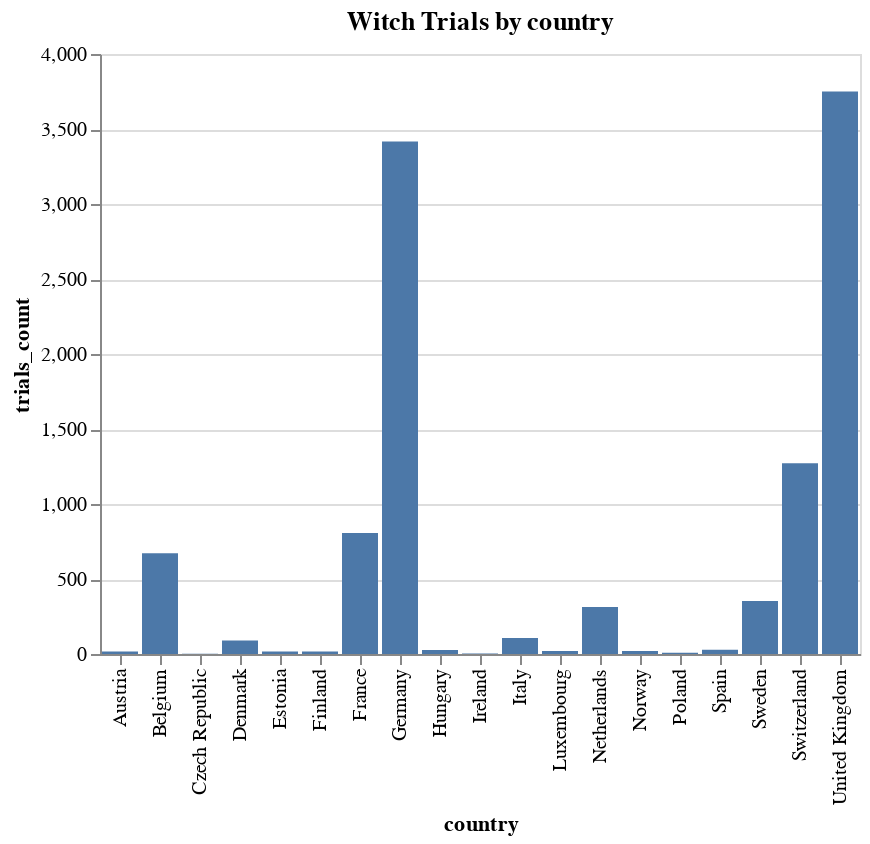

Notebook code for this chart:
### Code cell
# chart by altair
alt.Chart(trials_by_country).mark_bar().encode(
    x=alt.X('country'),
    y=alt.Y('trials_count'),
).properties(
    title={
        'text': 'Witch Trials by country',
    }
)

### Figure 1 — Vega-Lite specification as saved in the notebook (floating-point values rounded to 4 significant figures)
{"$schema": "https://vega.github.io/schema/vega-lite/v4.17.0.json", "config": {"view": {"continuousHeight": 300, "continuousWidth": 400}}, "data": {"name": "data-ae1bbd4ebbe4e016cd4546c093a3963b"}, "datasets": {"data-ae1bbd4ebbe4e016cd4546c093a3963b": [{"country": "Austria", "trials_count": 16}, {"country": "Belgium", "trials_count": 671}, {"country": "Czech Republic", "trials_count": 1}, {"country": "Denmark", "trials_count": 90}, {"country": "Estonia", "trials_count": 17}, {"country": "Finland", "trials_count": 17}, {"country": "France", "trials_count": 807}, {"country": "Germany", "trials_count": 3417}, {"country": "Hungary", "trials_count": 26}, {"country": "Ireland", "trials_count": 4}, {"country": "Italy", "trials_count": 107}, {"country": "Luxembourg", "trials_count": 20}, {"country": "Netherlands", "trials_count": 314}, {"country": "Norway", "trials_count": 20}, {"country": "Poland", "trials_count": 9}, {"country": "Spain", "trials_count": 29}, {"country": "Sweden", "trials_count": 353}, {"country": "Switzerland", "trials_count": 1272}, {"country": "United Kingdom", "trials_count": 3750}]}, "encoding": {"x": {"field": "country", "type": "nominal"}, "y": {"field": "trials_count", "type": "quantitative"}}, "mark": "bar", "title": {"text": "Witch Trials by country"}}
